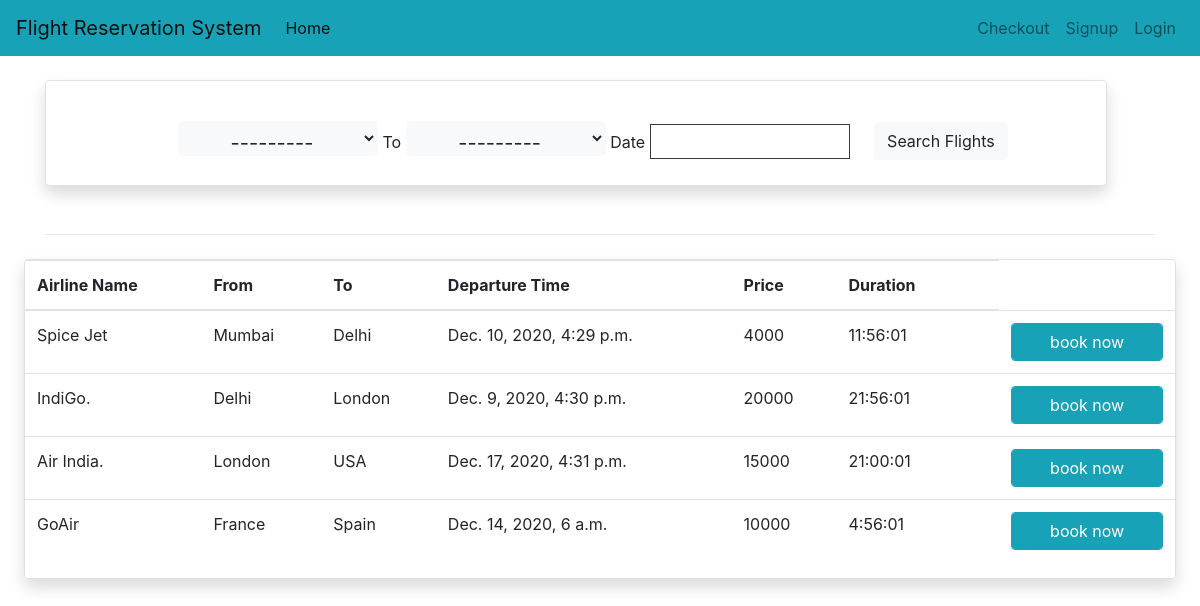
The app's page /store with its own data.
### Airline/models.py (models this page shows, shortened)
class FlightDetail(models.Model):
    AirlineName = models.CharField(max_length=30,)
    FromLocation = models.ForeignKey(Place,on_delete=models.CASCADE,related_name='From',null=True,blank=True)
    ToLocation = models.ForeignKey(Place,on_delete=models.CASCADE,related_name='To',null=True,blank=True)
    DepartureTime = models.DateTimeField()
    ArrivalTime = models.DateTimeField(null=True, blank=True)
    Price = models.IntegerField()
    Duration = models.DurationField()
    AvailableSeat = models.IntegerField(null=True)
    def __str__(self):
        return self.AirlineName
    @staticmethod
    def get_all_flight():
        return FlightDetail.objects.all()

class Place(models.Model):
    name = models.CharField(max_length=50,null=True,blank=True)
    def __str__(self):
        return self.name

### Airline/views.py (the view)
# urls.py: path('store', store , name='store'),
def store(request):
    cart = request.session.get('cart')
    if not cart:
        request.session['cart'] = {}
    flights = FlightDetail.get_all_flight()
    myFilter =  Flight(request.GET, queryset=flights)
    flights = myFilter.qs
    data = {}
    data['flights'] = flights
    data['myFilter'] = myFilter
    print('you are : ', request.session.get('passenger'))
    return render(request, 'index.html', data)

### Airline/templatetags/cart.py (called while the page is built)
@register.filter(name='is_in_cart')
def is_in_cart(flight  , cart):
    print(flight, cart)
    keys = cart.keys()
    for id in keys:
        if int(id) == flight.id:
            return True
    return False;

### Airline/templates/index.html (shortened to what this page needs)
{% extends 'base.html' %}
    {% block content %}
    {% load cart %}
{% load widget_tweaks %}
<div class="container mt-4 ">
<div class="border rounded p-10  mr-5 shadow p-3 mb-5 bg-white rounded">
        <form method="get" class="mt-4 ml-3">
            {%  render_field myFilter.form.FromLocation class="btn btn-lg btn-light dropdown-toggle dr " %}
           To {%  render_field myFilter.form.ToLocation class="btn btn-lg btn-light dropdown-toggle dr " %}
           Date {%  render_field myFilter.form.DepartureTime class+='dr border border-dark' autocomplete="off" %}
            <button type="submit" class="btn btn-light " id="search" >Search Flights</button>
        </form>
</div>
<hr>
</div>
 <div class="border rounded shadow p-10 m-4  ">
        <table class="table ">
        <thead>
            <tr>
            <th scope="col">Airline Name</th>
            <th scope="col">From</th>
            <th scope="col">To</th>
            <th scope="col">Departure Time</th>
            <th scope="col">Price</th>
            <th scope="col">Duration</th>
            <th scope="col"></th>
            </tr>
        </thead>
            {% for flight in flights %}
        <tr>
            <td>{{ flight.AirlineName }}</td>
            <td>{{ flight.FromLocation }}</td>
            <td>{{ flight.ToLocation }}</td>
            <td>{{ flight.DepartureTime }}</td>
            <td>{{ flight.Price }}</td>
            <td>{{ flight.Duration }}</td>
                            {%if flight|is_in_cart:request.session.cart%}
                            <div class="row no-gutters">
							<form action="/#{{flight.id}}" class="col-2 " method="post">
								{% csrf_token %}
								<input hidden type="text" name='flight'  value='{{flight.id}}'>
								<input hidden type="text" name='remove' value='True'>
								<td><input type="submit"  value=" - " class="btn btn-block btn-light border-right"></td>
							</form>
							<td><div class="text-center col">No. of Passenger {{flight|cart_quantity:request.session.cart}}</div></td>
							<form action="/#{{flight.id}}" class="col-2 " method="post">
								{% csrf_token %}
								<input hidden type="text" name='flight' value='{{flight.id}}'>
								<td><input type="submit" value=" + " class="btn btn-block btn-light border-left"></td>
							</form>
						</div>
                        {% else %}
                            <form action="/#{{flight.id}}" class="col-2 " method="post">
								<td><input hidden type="text" name='flight' value='{{flight.id}}'></td>
								<td><input type="submit"  class="float-right btn-info  form-control"
								value="book now"></td>
							</form>
                        {% endif %}
        </tr>
            {% endfor %}
        </table>
 </div>
{% endblock %}

### Airline/templates/base.html (shortened to what this page needs)
<!DOCTYPE html>
<html lang="en">
<head>
     <link rel="stylesheet" href="https://stackpath.bootstrapcdn.com/bootstrap/4.5.2/css/bootstrap.min.css">
	<link href="https://cdnjs.cloudflare.com/ajax/libs/bootstrap-datepicker/1.7.1/css/bootstrap-datepicker3.css" rel="stylesheet" id="bootstrap-css">
</head>
<body>
  <nav class="one-edge-shadow
  sticky-top navbar
  navbar-expand-lg
   navbar-light bg-info">
    <a class="navbar-brand" href="/store">Flight Reservation System</a>
    <div class="collapse navbar-collapse" id="navbarSupportedContent">
      <ul class="navbar-nav mr-auto">
        <li class="nav-item active">
          <a class="nav-link" href="/store">Home <span class="sr-only">(current)</span></a>
        </li>
      </ul>
      <ul class=" navbar-nav my-2 my-lg-0">
        <li class="nav-item ">
            <a class="nav-link" href="/cart">Checkout<span class="sr-only">(current)</span></a>
        </li>
        {% if request.session.passenger %}
        <li class="nav-item ">
          <a class="nav-link" href="/BookedTicket">Tickets<span class="sr-only">(current)</span></a>
        </li>
        <li class="nav-item ">
          <a class="nav-link" href="/logout">Logout<span class="sr-only">(current)</span></a>
        </li>
        {% else %}
        <li class="nav-item ">
          <a class="nav-link" href="/signup">Signup<span class="sr-only">(current)</span></a>
        </li>
        <li class="nav-item ">
          <a class="nav-link" href="/login">Login<span class="sr-only">(current)</span></a>
        </li>
        {% endif %}
      </ul>
    </div>
  </nav>
    {% block content %}{% endblock %}
</body>
</html>

### Airline/templates/base.html (style rules this page uses)
.dr { width: 200px; height: 35px; margin-bottom: 10px; }
#id_FromLocation { margin-left: 100px; }
#search { margin-left: 20px; margin-bottom: 5px; }

### records on screen
FlightDetail: AirlineName "Spice Jet", FromLocation "Mumbai", ToLocation "Delhi", DepartureTime "Dec. 10, 2020, 4:29 p.m.", Price "4000", Duration "11:56:01"
FlightDetail: AirlineName "IndiGo.", FromLocation "Delhi", ToLocation "London", DepartureTime "Dec. 9, 2020, 4:30 p.m.", Price "20000", Duration "21:56:01"
FlightDetail: AirlineName "Air India.", FromLocation "London", ToLocation "USA", DepartureTime "Dec. 17, 2020, 4:31 p.m.", Price "15000", Duration "21:00:01"
FlightDetail: AirlineName "GoAir", FromLocation "France", ToLocation "Spain", DepartureTime "Dec. 14, 2020, 6 a.m.", Price "10000", Duration "4:56:01"
